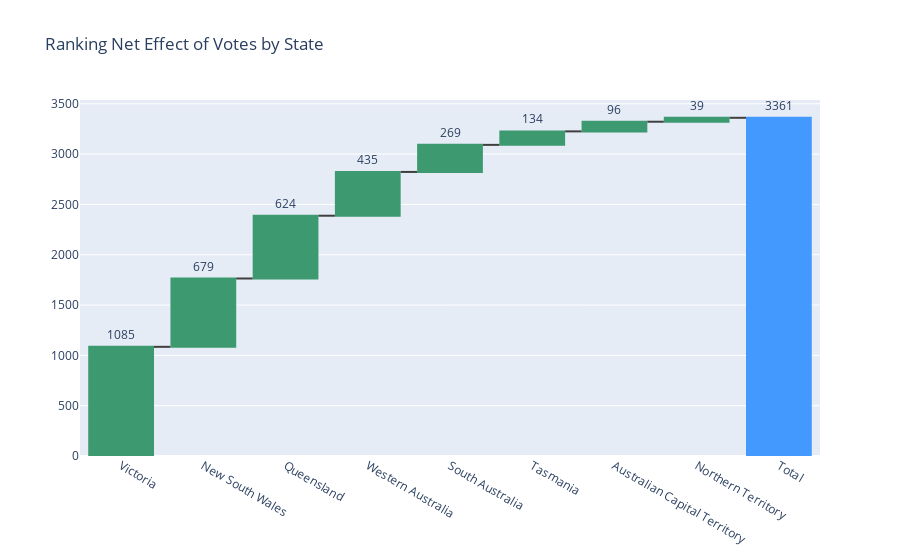

Notebook code cell kept with this figure:
### Code cell
water_fall2 = water_fall.to_frame().reset_index()
fig = go.Figure(go.Waterfall(
    name = "20", orientation = "v",
    measure = ['relative', 'relative', 'relative', 'relative', 'relative', 'relative', 'relative', 'relative','total'],
    x = water_fall2['State'],
    textposition = "outside",
    text = water_fall2['net_vote'],
    y = water_fall2['net_vote'],
    connector = {"line":{"color":"rgb(63, 63, 63)"}},
))
fig.update_layout(
        title = "Ranking Net Effect of Votes by State",
        showlegend = False
)
fig.show()

### Figure 1 — Plotly figure (JSON) as saved in the notebook; plotly's stock layout.template omitted (floating-point values rounded to 4 significant figures)
{"data": [{"connector": {"line": {"color": "rgb(63, 63, 63)"}}, "measure": ["relative", "relative", "relative", "relative", "relative", "relative", "relative", "relative", "total"], "name": "20", "orientation": "v", "text": [1085, 679, 624, 435, 269, 134, 96, 39, 3361], "textposition": "outside", "type": "waterfall", "x": ["Victoria", "New South Wales", "Queensland", "Western Australia", "South Australia", "Tasmania", "Australian Capital Territory", "Northern Territory", "Total"], "y": [1085, 679, 624, 435, 269, 134, 96, 39, 3361]}], "layout": {"showlegend": false, "title": {"text": "Ranking Net Effect of Votes by State"}}}
